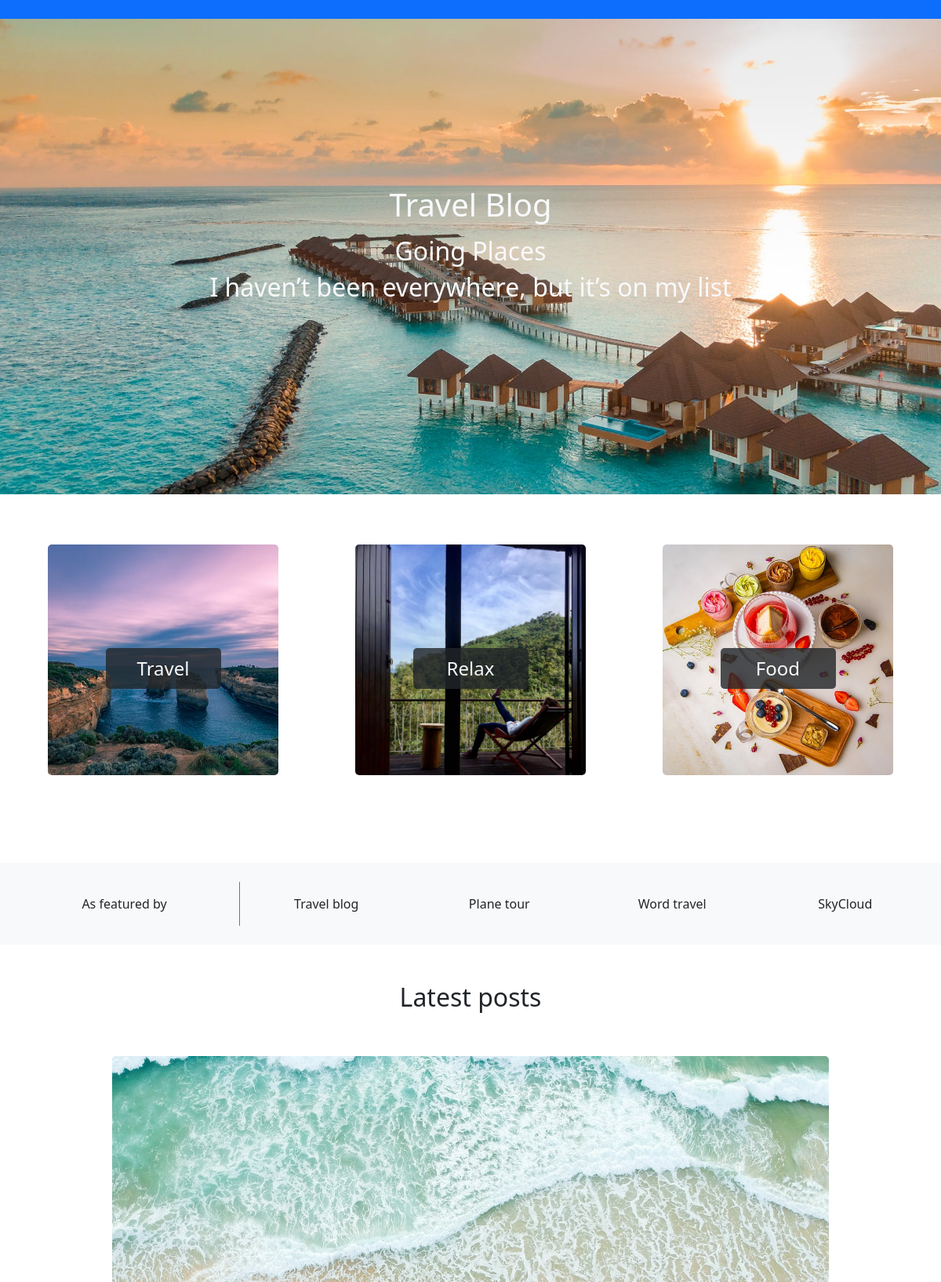
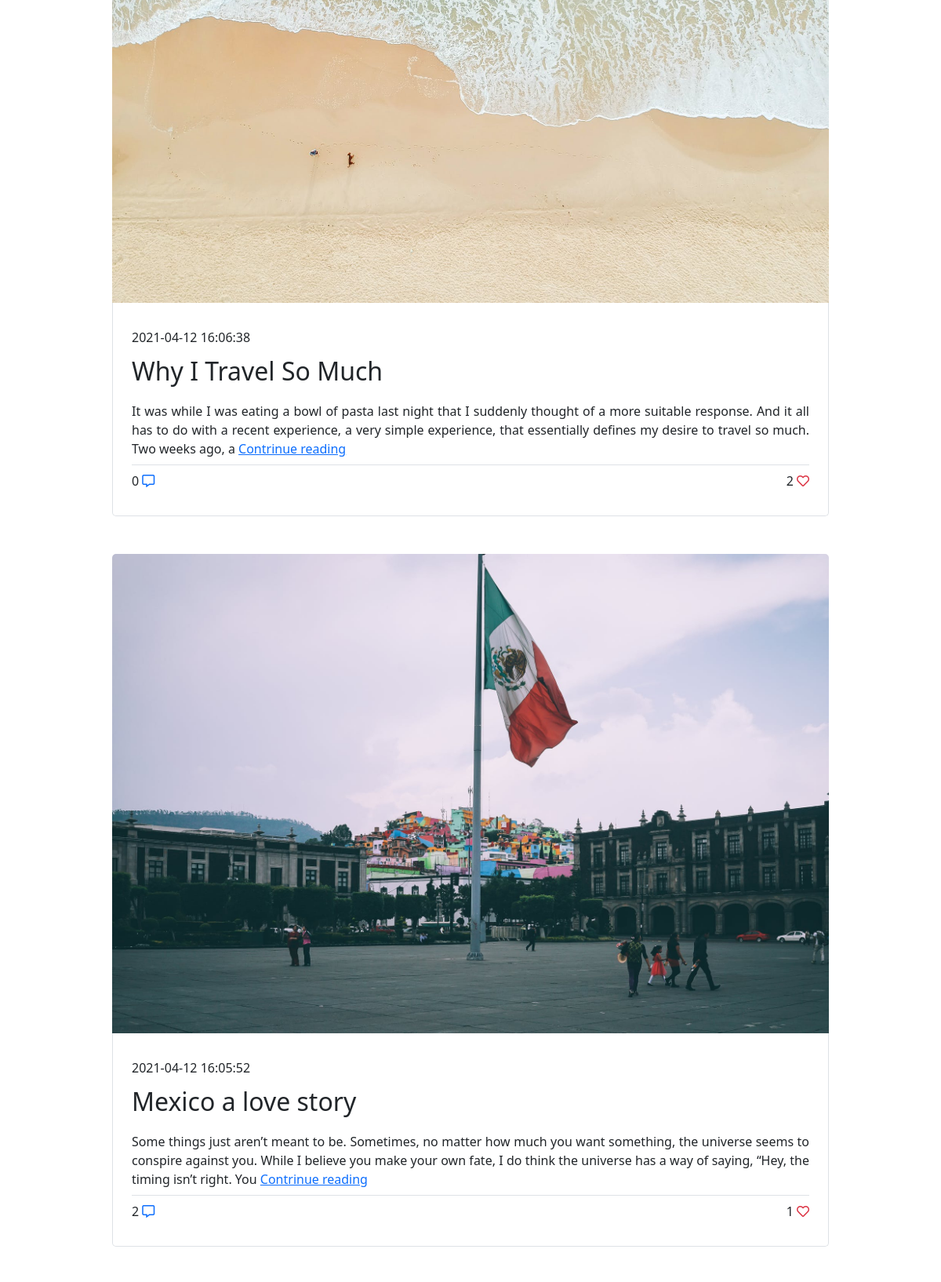
Page /blogtravel/index.php (upper part) on the committed database (2 pictures, top to bottom).
### tables this page shows
CREATE TABLE `kategorije` (
  `idKategorije` int(255) NOT NULL,
  `naziv` varchar(450) NOT NULL,
  `slikasrc` varchar(255) NOT NULL
);

CREATE TABLE `sponzori` (
  `idSponzor` int(255) NOT NULL,
  `naziv` varchar(255) NOT NULL
);

CREATE TABLE `postovi` (
  `idPosta` int(255) NOT NULL,
  `naslov` varchar(100) NOT NULL,
  `tekst` text NOT NULL,
  `datum` timestamp NOT NULL DEFAULT current_timestamp(),
  `idKategorije` int(255) NOT NULL,
  `slikasrc` varchar(255) NOT NULL
);

### blogtravel/index.php (called while the page is built)
<?php
    require_once "view/fixed/head.php";
    require_once "view/fixed/header.php";
    require_once "view/pages/index.php";
    require_once "view/fixed/footer.php";
?>

### blogtravel/model/dohvatiKategorije.php (called while the page is built, shortened)
<?php
    require_once "konekcija.php";
    $upit="SELECT * FROM kategorije";
    try{
        $kategorije=$konekcija->query($upit)->fetchAll();
    }
    catch(PDOException $e){
        $kategorije="Server error";
        $code=500;
    }
?>

### blogtravel/model/dohvatiSponzore.php (called while the page is built, shortened)
<?php
    require_once "konekcija.php";
    $upit="SELECT * FROM sponzori ORDER BY idSponzor";
    try{
        $sponzori=$konekcija->query($upit)->fetchAll();
    }
    catch(PDOException $e){
        $sponzori="Server error";
        $code=500;
    }
?>

### blogtravel/model/dohvatiNajnovije.php (called while the page is built, shortened)
<?php
    require_once "konekcija.php";
    $upit="SELECT *,LEFT(tekst,250) AS tekst,(SELECT COUNT(idLajk) FROM lajkovi l WHERE p.idPosta=l.idPosta) as brojLajkova,(SELECT COUNT(idKomentar) FROM komentari k WHERE k.idPosta=p.idPosta) AS brojKomentara FROM postovi p ORDER BY datum DESC LIMIT 3";
    try{
        $postovi=$konekcija->query($upit)->fetchAll();
    }
    catch(PDOException $e){
        $code=500;
        $data="Server error";
    }
?>

### blogtravel/view/pages/index.php (the view, shortened to what this page needs)
<?php
    require_once "model/dohvatiKategorije.php";
    require_once "model/dohvatiSponzore.php";
    require_once "model/dohvatiNajnovije.php";
?>
<main>
<div class="containter-fluid" id="gore">
    <div class="row">
        <div class="col-12 gore d-flex justify-content-center align-items-center flex-column text-light">
            <h1>Travel Blog<h1>
            <h2>Going Places<h2>
            <p>I haven’t been everywhere, but it’s on my list</p>
        </div>
    </div>
</div>
<div class="container-fluid py-5">
    <div class="row justify-content-around text-center text-light">
    <?php
        foreach($kategorije as $k):
    ?>
        <div class="col-md-3 col-sm-7 my-3">
            <div  class="kategorija">
                <img src="assets/images/<?=$k['slikasrc']?>" alt="<?=$k['naziv']?>">
                <p class="py-2"><?=$k['naziv']?></p>
            </div>
        </div>
    <?php
        endforeach;
    ?>
    </div>
</div>
<div class="container-fluid bg-light my-5">
    <div class="row text-center featured py-4">
        <div class="col-12 col-sm-3">
            <p class="border-end border-secondary p-3 border-sm">As featured by</p>
        </div>
        <?php
            foreach($sponzori as $s):
        ?>
            <div class="col p-3">
                <p><?=$s['naziv']?></p>
            </div>
        <?php
            endforeach;
        ?>
    </div>
</div>
<div class="container">
    <div class="row">
        <div class="col text-center mb-5">
            <h2>Latest posts</h2>
        </div>
    </div>
</div>
<div class="container postovi">
    <div class="row" id="najnoviji">
            <?php
                foreach($postovi as $p):
            ?>
            <div class="mb-5 col-10 mx-auto px-2 text-justify">
                <img src="assets/images/<?=$p['slikasrc']?>" alt="">
                <div class="border border-top-0 p-4">
                    <p class="py-2"><?=$p['datum']?></p>
                    <h2 class="py-1"><?=$p['naslov']?></h2>
                    <p class="py-2"><?=$p['tekst']?> <a href="<?="post.php?id=".$p['idPosta']?>">Contrinue reading</a></p>
                    <div class="d-flex justify-content-between border-top py-2">
                        <p><?=$p['brojKomentara']?> <i class="far fa-comment-alt text-primary"></i></p>
                        <p><?=$p['brojLajkova']?> <i class="far fa-heart text-danger"></i></p>
                    </div>
                </div>
            </div>
            <?php
                endforeach;
            ?>
    </div>
</div>
</main>

### blogtravel/assets/css/style.css (style rules this page uses)
* { margin: 0px; padding: 0px; box-sizing: border-box; }
img { border-radius: 5px; width: 100%; }
#gore { background-image: url("../images/header.jpeg"); background-size: cover; background-repeat: no-repeat; background-position: center; }
.gore { height: 630px; }
.kategorija { position: relative; }
.kategorija p { position: absolute; top: 45%; left: 25%; right: 25%; font-size: 1.5em; border-radius: 5px; background-color: rgba(34, 38, 42, 0.8); }
p { margin: 0px; }
.postovi { text-align: justify; }
.postovi img { border-radius: 5px 5px 0px 0px; }
.postovi div { border-radius: 0px 0px 5px 5px; }
.row { margin: 0px; }
.row>* { padding: 0px; }

### rows in the picture
kategorije: slikasrc (picture), naziv "Travel"
kategorije: slikasrc (picture), naziv "Relax"
kategorije: slikasrc (picture), naziv "Food"
sponzori: naziv "Travel blog"
sponzori: naziv "Plane tour"
sponzori: naziv "Word travel"
sponzori: naziv "SkyCloud"
postovi: slikasrc (picture), datum "2021-04-12 16:06:38", naslov "Why I Travel So Much", tekst "It was while I was eating a bowl of pasta last night that I suddenly thought of a more suitable response. And it all has to do with a recent experience, a very simple experience, that essentially defines my desire to travel so much. Two weeks ago, a", brojKomentara "0", brojLajkova "2"
postovi: slikasrc (picture), datum "2021-04-12 16:05:52", naslov "Mexico a love story", tekst "Some things just aren’t meant to be. Sometimes, no matter how much you want something, the universe seems to conspire against you. While I believe you make your own fate, I do think the universe has a way of saying, “Hey, the timing isn’t right. You", brojKomentara "2", brojLajkova "1"
